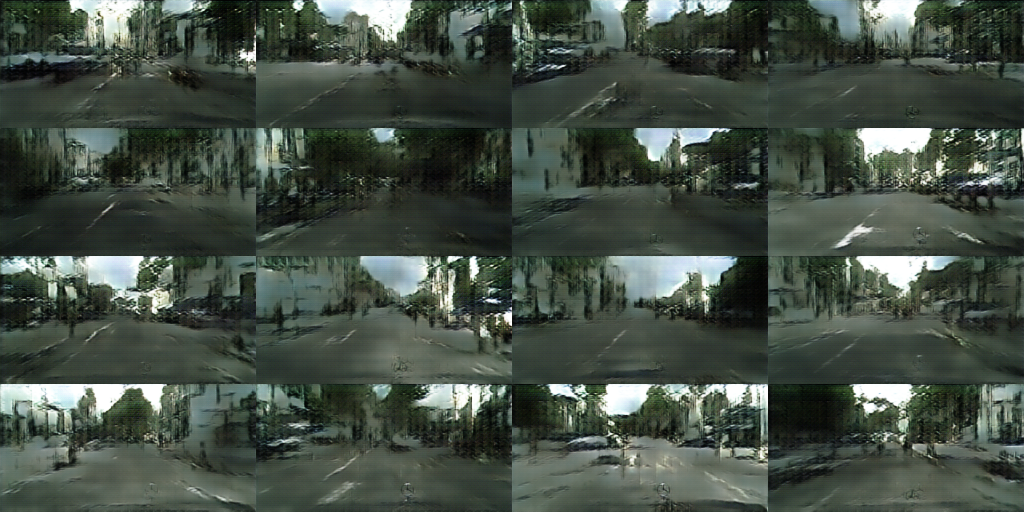
#> input picture DCGAN_streetview/keep_samples/train_00_0099.png, 2048 x 1024 px, given in place of 0800.png, which was not available (shown at 1/2 size)
$ python dataset_process.py   (Python 2 division)   (older library calls are emulated)
#> lines starting #> are read from the running program, lines starting #| are printed output that depends on the picture
from glob import glob
import os
import matplotlib.pyplot as plt

from utils import *

CITYSCAPES_dir = "/home/andy/dataset/CITYSCAPES/leftImg8bit_trainvaltest/leftImg8bit/train"


"""
filename = '5800.png'
height , width, col_num = 256, 512, 4
sel = 5
store_single(filename, height , width, col_num, sel)
"""


def store_single(filename, height , width, col_num, sel):
#> called with height = 192, width = 512, col_num = 4, sel = 12
    img = scipy.misc.imread(filename).astype(np.float)
    name, extension = filename.split('.')
    col, row = sel % col_num, sel / col_num
    sel_image = img[row*height:(row+1)*height, col*width:(col+1)*width, :]
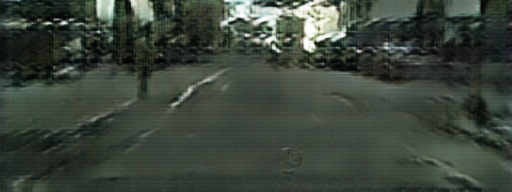
#> sel_image: shape (192, 512, 3) float64; mean R, G, B 60.3, 69.7, 59.8
    scipy.misc.imsave(name + '_' + str(sel) + '.' + extension, sel_image)


filename = '/home/andy/Github/streetview/DCGAN_streetview/completions/0800.png'
height , width, col_num = 192, 512, 4
sel = 12
store_single(filename, height , width, col_num, sel)

"""
crop_images('/mnt/data/andy/dataset/CITYSCAPES/gtFine_trainvaltest/gtFine/train', is_mask=True)
"""
# [28 lines left out: function crop_images, not called in this run]
        #break


"""
crop_images_same_dir('/mnt/data/andy/dataset/CITYSCAPES/CITYSCAPES_crop_bottom')
"""
# [21 lines left out: function crop_images_same_dir, not called in this run]
        #break

$ run again, on FCN_streetView/test_data/aachen_000000_000019_leftImg8bit.png
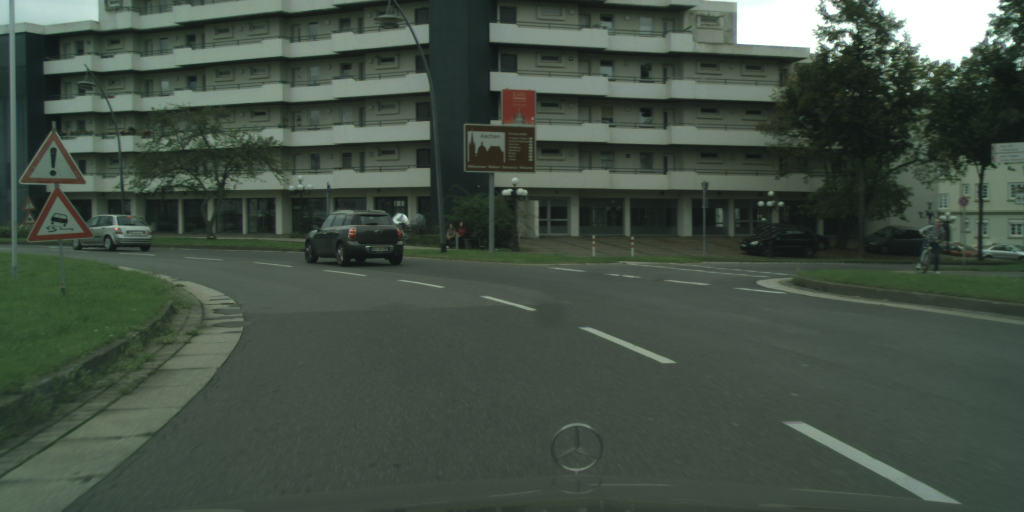
#> input picture FCN_streetView/test_data/aachen_000000_000019_leftImg8bit.png, 2048 x 1024 px, given in place of 0800.png, which was not available (shown at 1/2 size)
#> in store_single, `sel_image = img[row*height:(row+1)*height, col*width:(col+1)*width, :]`:
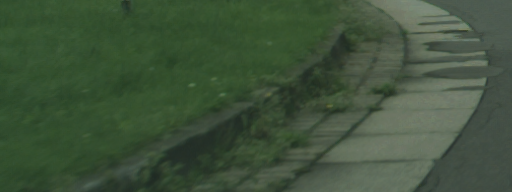
#> sel_image: shape (192, 512, 3) float64; mean R, G, B 63.2, 82.5, 58.8
#> in store_single, `scipy.misc.imsave(name + '_' + str(sel) + '.' + extension, sel_image)`:
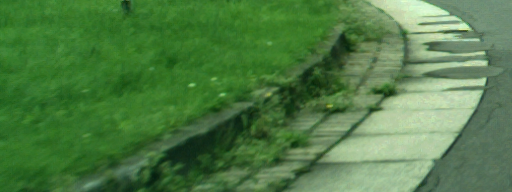
#> saved as 0800_12.png: PIL image 512x192 RGB; mean R, G, B 79.3, 124.1, 69
